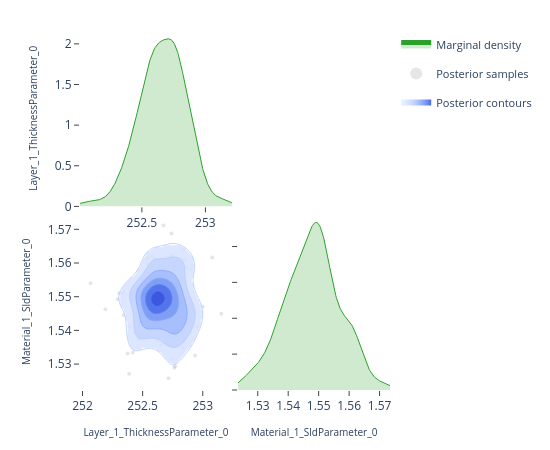

Notebook cell for this chart:
### Code cell
# ---- Pairwise focus: thickness vs SLD ---------------------------------------
# A 2-parameter corner plot zooms in on the joint posterior for a specific
# pair.  This is the same view the EasyReflectometryApp's "2D Heatmap"
# sub-tab uses to inspect parameter degeneracies.


params_of_interest = ['Layer_1_ThicknessParameter_0', 'Material_1_SldParameter_0']
idx = [posterior.param_names.index(p) for p in params_of_interest]
subset_draws = np.asarray(posterior.draws)[:, idx]

fig = plot_corner(subset_draws, params_of_interest)
fig.show()

### Figure 1 — Plotly figure (JSON) as saved in the notebook; plotly's stock layout.template omitted (floating-point values rounded to 4 significant figures; data arrays with more than 128 entries replaced by an {"elided": "..."} marker saying what was removed)
{"data": [{"fill": "tozeroy", "fillcolor": "rgba(44, 160, 44, 0.22)", "hoverinfo": "skip", "legendgroup": "marginal", "line": {"color": "rgb(44, 160, 44)", "width": 1}, "mode": "lines", "name": "Marginal density", "showlegend": true, "type": "scatter", "x": {"elided": "256 float values"}, "xaxis": "x", "y": {"elided": "256 float values"}, "yaxis": "y"}, {"hoverinfo": "skip", "legendgroup": "scatter", "marker": {"color": "rgba(140, 140, 140, 0.22)", "size": 4}, "mode": "markers", "name": "Posterior samples", "showlegend": true, "type": "scatter", "x": [252.6, 252.8, 252.7, 252.7, 252.8, 252.9, 252.8, 252.8, 252.6, 252.6, 252.5, 252.3, 252.9, 252.5, 252.6, 252.7, 252.6, 252.9, 252.8, 252.9, 252.4, 252.6, 252.8, 252.7, 252.6, 252.6, 252.6, 252.5, 252.9, 252.4, 252.7, 252.9, 252.7, 252.5, 252.4, 252.6, 252.4, 252.1, 252.8, 252.8, 252.7, 252.7, 252.8, 252.5, 252.7, 252.5, 252.6, 252.3, 252.8, 252.8, 252.6, 252.6, 252.6, 252.9, 252.4, 252.7, 252.7, 252.7, 252.8, 253.0, 252.8, 252.5, 252.6, 252.3, 252.5, 252.7, 252.3, 252.6, 253.0, 252.5, 252.8, 252.5, 252.7, 252.6, 253.1, 252.9, 252.6, 252.7, 252.7, 252.9, 252.8, 252.5, 252.8, 252.7, 252.8, 252.7, 252.6, 252.8, 252.8, 252.5, 252.6, 252.4, 252.4, 252.9, 252.6, 252.5, 252.7, 252.8, 253.2, 252.9, 252.4, 252.5, 252.8, 252.2, 252.7, 252.6, 252.6, 252.8, 252.5, 252.8, 252.8, 252.5, 252.7, 252.8, 252.5, 252.6, 252.6, 252.8, 252.7, 252.7], "xaxis": "x3", "y": [1.551, 1.548, 1.55, 1.536, 1.559, 1.54, 1.54, 1.548, 1.562, 1.547, 1.544, 1.551, 1.545, 1.55, 1.555, 1.544, 1.55, 1.533, 1.529, 1.549, 1.541, 1.537, 1.542, 1.562, 1.553, 1.55, 1.551, 1.549, 1.545, 1.533, 1.545, 1.547, 1.538, 1.546, 1.533, 1.561, 1.549, 1.554, 1.561, 1.552, 1.548, 1.551, 1.535, 1.551, 1.571, 1.537, 1.55, 1.545, 1.551, 1.537, 1.561, 1.543, 1.542, 1.558, 1.539, 1.532, 1.551, 1.548, 1.544, 1.541, 1.538, 1.545, 1.545, 1.551, 1.541, 1.556, 1.549, 1.551, 1.547, 1.542, 1.555, 1.539, 1.538, 1.547, 1.562, 1.559, 1.55, 1.562, 1.562, 1.543, 1.539, 1.561, 1.552, 1.545, 1.54, 1.536, 1.55, 1.529, 1.551, 1.54, 1.555, 1.552, 1.527, 1.559, 1.542, 1.56, 1.551, 1.558, 1.545, 1.55, 1.552, 1.551, 1.564, 1.546, 1.526, 1.559, 1.547, 1.554, 1.552, 1.561, 1.546, 1.539, 1.549, 1.544, 1.553, 1.547, 1.556, 1.543, 1.55, 1.569], "yaxis": "y3", "zorder": 0}, {"colorscale": [[0.0, "rgba(224, 233, 255, 0.62)"], [0.35, "rgba(183, 203, 255, 0.70)"], [0.6, "rgba(138, 169, 252, 0.78)"], [0.82, "rgba(96, 131, 242, 0.84)"], [1.0, "rgba(58, 86, 224, 0.90)"]], "connectgaps": false, "contours": {"coloring": "fill", "end": 92.0, "showlabels": false, "showlines": false, "size": 14.53, "start": 19.37}, "hoverinfo": "skip", "legendgroup": "contour", "name": "Posterior contours", "showlegend": true, "showscale": false, "type": "contour", "x": [252.0, 252.0, 252.0, 252.1, 252.1, 252.1, 252.1, 252.1, 252.1, 252.1, 252.2, 252.2, 252.2, 252.2, 252.2, 252.2, 252.3, 252.3, 252.3, 252.3, 252.3, 252.3, 252.3, 252.4, 252.4, 252.4, 252.4, 252.4, 252.4, 252.5, 252.5, 252.5, 252.5, 252.5, 252.5, 252.5, 252.6, 252.6, 252.6, 252.6, 252.6, 252.6, 252.6, 252.7, 252.7, 252.7, 252.7, 252.7, 252.7, 252.8, 252.8, 252.8, 252.8, 252.8, 252.8, 252.8, 252.9, 252.9, 252.9, 252.9, 252.9, 252.9, 253.0, 253.0, 253.0, 253.0, 253.0, 253.0, 253.0, 253.1, 253.1, 253.1, 253.1, 253.1, 253.1, 253.1, 253.2, 253.2, 253.2, 253.2], "xaxis": "x3", "y": [1.524, 1.524, 1.525, 1.525, 1.526, 1.527, 1.527, 1.528, 1.529, 1.529, 1.53, 1.53, 1.531, 1.532, 1.532, 1.533, 1.534, 1.534, 1.535, 1.536, 1.536, 1.537, 1.537, 1.538, 1.539, 1.539, 1.54, 1.541, 1.541, 1.542, 1.542, 1.543, 1.544, 1.544, 1.545, 1.546, 1.546, 1.547, 1.548, 1.548, 1.549, 1.549, 1.55, 1.551, 1.551, 1.552, 1.553, 1.553, 1.554, 1.554, 1.555, 1.556, 1.556, 1.557, 1.558, 1.558, 1.559, 1.56, 1.56, 1.561, 1.561, 1.562, 1.563, 1.563, 1.564, 1.565, 1.565, 1.566, 1.566, 1.567, 1.568, 1.568, 1.569, 1.57, 1.57, 1.571, 1.572, 1.572, 1.573, 1.573], "yaxis": "y3", "z": {"elided": "80x80 float values"}, "zmax": 92.0, "zmin": 19.37, "zorder": 1}, {"colorscale": [[0.0, "rgba(183, 203, 255, 0.94)"], [0.35, "rgba(183, 203, 255, 0.94)"], [0.35, "rgba(138, 169, 252, 0.95)"], [0.6, "rgba(138, 169, 252, 0.95)"], [0.6, "rgba(96, 131, 242, 0.96)"], [0.82, "rgba(96, 131, 242, 0.96)"], [0.82, "rgba(58, 86, 224, 0.98)"], [1.0, "rgba(58, 86, 224, 0.98)"]], "contours": {"coloring": "lines", "end": 92.0, "showlabels": false, "size": 14.53, "start": 19.37}, "hoverinfo": "skip", "legendgroup": "contour", "line": {"width": 0.9}, "showlegend": false, "showscale": false, "type": "contour", "x": [252.0, 252.0, 252.0, 252.1, 252.1, 252.1, 252.1, 252.1, 252.1, 252.1, 252.2, 252.2, 252.2, 252.2, 252.2, 252.2, 252.3, 252.3, 252.3, 252.3, 252.3, 252.3, 252.3, 252.4, 252.4, 252.4, 252.4, 252.4, 252.4, 252.5, 252.5, 252.5, 252.5, 252.5, 252.5, 252.5, 252.6, 252.6, 252.6, 252.6, 252.6, 252.6, 252.6, 252.7, 252.7, 252.7, 252.7, 252.7, 252.7, 252.8, 252.8, 252.8, 252.8, 252.8, 252.8, 252.8, 252.9, 252.9, 252.9, 252.9, 252.9, 252.9, 253.0, 253.0, 253.0, 253.0, 253.0, 253.0, 253.0, 253.1, 253.1, 253.1, 253.1, 253.1, 253.1, 253.1, 253.2, 253.2, 253.2, 253.2], "xaxis": "x3", "y": [1.524, 1.524, 1.525, 1.525, 1.526, 1.527, 1.527, 1.528, 1.529, 1.529, 1.53, 1.53, 1.531, 1.532, 1.532, 1.533, 1.534, 1.534, 1.535, 1.536, 1.536, 1.537, 1.537, 1.538, 1.539, 1.539, 1.54, 1.541, 1.541, 1.542, 1.542, 1.543, 1.544, 1.544, 1.545, 1.546, 1.546, 1.547, 1.548, 1.548, 1.549, 1.549, 1.55, 1.551, 1.551, 1.552, 1.553, 1.553, 1.554, 1.554, 1.555, 1.556, 1.556, 1.557, 1.558, 1.558, 1.559, 1.56, 1.56, 1.561, 1.561, 1.562, 1.563, 1.563, 1.564, 1.565, 1.565, 1.566, 1.566, 1.567, 1.568, 1.568, 1.569, 1.57, 1.57, 1.571, 1.572, 1.572, 1.573, 1.573], "yaxis": "y3", "z": {"elided": "80x80 float values"}, "zmax": 92.0, "zmin": 19.37, "zorder": 2}, {"fill": "tozeroy", "fillcolor": "rgba(44, 160, 44, 0.22)", "hoverinfo": "skip", "legendgroup": "marginal", "line": {"color": "rgb(44, 160, 44)", "width": 1}, "mode": "lines", "name": "Marginal density", "showlegend": false, "type": "scatter", "x": {"elided": "256 float values"}, "xaxis": "x4", "y": {"elided": "256 float values"}, "yaxis": "y4"}], "layout": {"height": 450, "legend": {"font": {"size": 11}, "itemsizing": "constant", "orientation": "v", "x": 1.02, "xanchor": "left", "y": 1.0, "yanchor": "top"}, "margin": {"b": 60, "l": 80, "r": 160, "t": 30}, "plot_bgcolor": "white", "showlegend": true, "width": 550, "xaxis": {"anchor": "y", "domain": [0.0, 0.49], "showgrid": false, "ticks": "outside", "zeroline": false}, "xaxis2": {"anchor": "y2", "domain": [0.51, 1.0], "showgrid": false, "ticks": "outside", "visible": false, "zeroline": false}, "xaxis3": {"anchor": "y3", "domain": [0.0, 0.49], "showgrid": false, "ticks": "outside", "title": {"font": {"size": 10}, "text": "Layer_1_ThicknessParameter_0"}, "zeroline": false}, "xaxis4": {"anchor": "y4", "domain": [0.51, 1.0], "showgrid": false, "ticks": "outside", "title": {"font": {"size": 10}, "text": "Material_1_SldParameter_0"}, "zeroline": false}, "yaxis": {"anchor": "x", "domain": [0.51, 1.0], "showgrid": false, "ticks": "outside", "title": {"font": {"size": 10}, "text": "Layer_1_ThicknessParameter_0"}, "zeroline": false}, "yaxis2": {"anchor": "x2", "domain": [0.51, 1.0], "showgrid": false, "ticks": "outside", "visible": false, "zeroline": false}, "yaxis3": {"anchor": "x3", "domain": [0.0, 0.49], "showgrid": false, "ticks": "outside", "title": {"font": {"size": 10}, "text": "Material_1_SldParameter_0"}, "zeroline": false}, "yaxis4": {"anchor": "x4", "domain": [0.0, 0.49], "showgrid": false, "showticklabels": false, "ticks": "outside", "zeroline": false}}}
